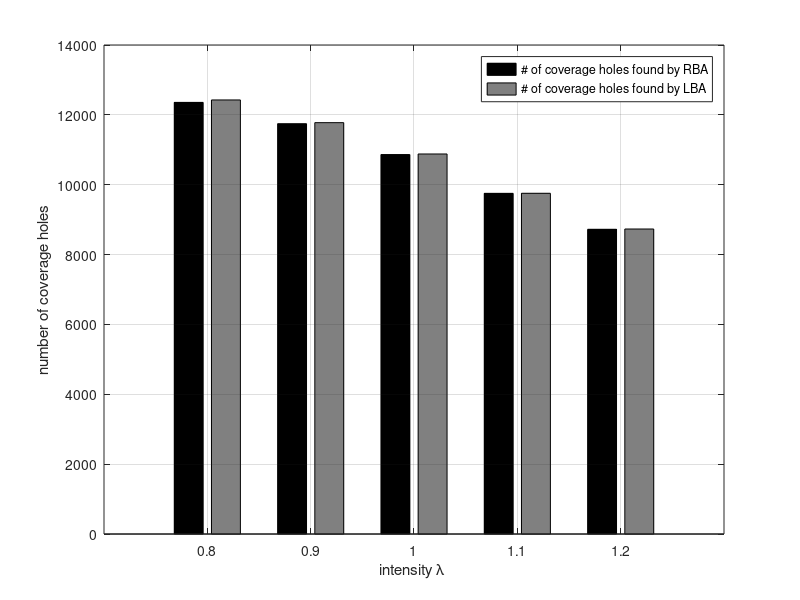

Recreate this plot in MATLAB.
y=[12357 12427; 11748 11777; 10864 10880; 9753 9755; 8724 8732;];
b=bar(y);
grid on;
ch = get(b,'children');
set(gca,'XTickLabel',{'0.8','0.9','1','1.1','1.2'})
set(ch{1},'FaceColor',[0 0 0])
set(ch{2},'FaceColor',[0.5 0.5 0.5])
legend([ch{1},ch{2}],'# of coverage holes found by RBA','# of coverage holes found by LBA');
xlabel('intensity \lambda ');
ylabel('number of coverage holes');